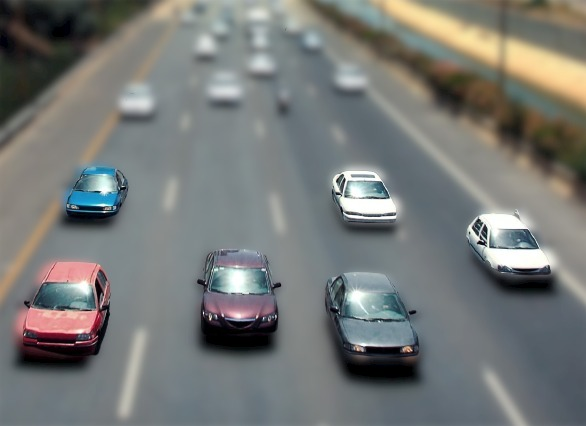
#> input picture test1.jpeg, 586 x 426 px
$ python distance_between.py --image test1.jpeg --width 1.0   (older library calls are emulated)
#> lines starting #> are read from the running program, lines starting #| are printed output that depends on the picture; after the words box and inside, x2 and y2 are one past the last pixel; in counts of white or black regions, pixels touching at a corner belong together

# python distance_between.py --image images/example_03.png --width 3.5

from scipy.spatial import distance as dist
from imutils import perspective
from imutils import contours
import numpy as np
import argparse
import imutils
import cv2

def midpoint(ptA, ptB):
	return ((ptA[0] + ptB[0]) * 0.5, (ptA[1] + ptB[1]) * 0.5)

ap = argparse.ArgumentParser()
ap.add_argument("-i", "--image", required=True,
	help="path to the input image")
ap.add_argument("-w", "--width", type=float, required=True,
	help="width of the left-most object in the image (in metres)")
args = vars(ap.parse_args())
image = cv2.imread(args["image"])
#> image is the input picture: shape (426, 586, 3); mean B, G, R 119, 120.9, 118.4
gray = cv2.cvtColor(image, cv2.COLOR_BGR2GRAY)
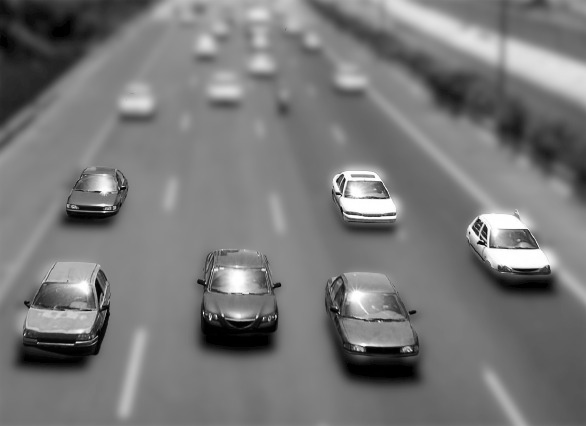
#> gray: shape (426, 586); min 0, max 255, mean 119.9
gray = cv2.GaussianBlur(gray, (7, 7), 0)

edged = cv2.Canny(gray, 50, 100)
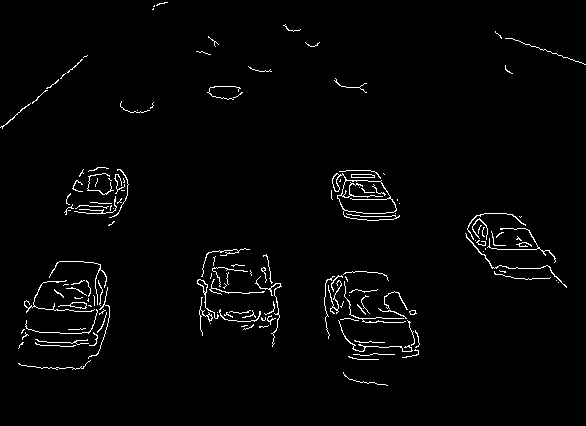
#> edged: shape (426, 586); 2.1% white in thin lines or dots
edged = cv2.dilate(edged, None, iterations=1)
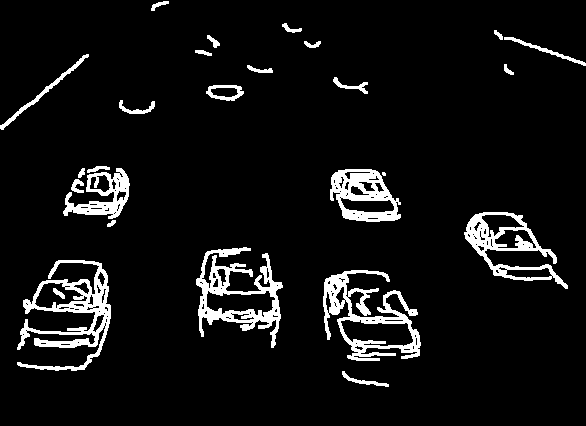
#> edged: shape (426, 586); 7% white; 26 white regions (1 under 20 px), largest, box (x1, y1, x2, y2) and area: (17, 260, 111, 371) 3260, (323, 270, 421, 361) 3110, (196, 247, 283, 348) 2908
edged = cv2.erode(edged, None, iterations=1)
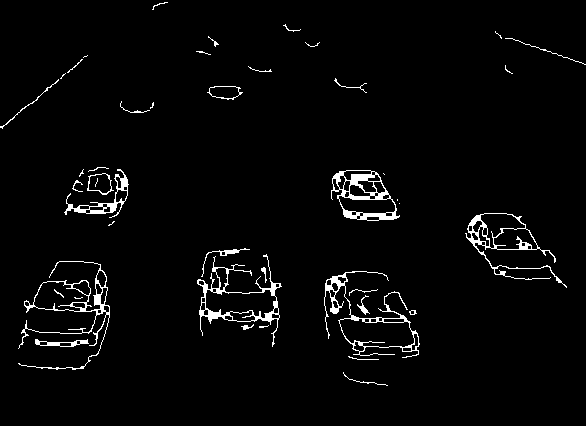
#> edged: shape (426, 586); 2.9% white; 44 white regions (16 under 20 px)

cnts = cv2.findContours(edged.copy(), cv2.RETR_EXTERNAL,
	cv2.CHAIN_APPROX_SIMPLE)
#> cnts = 41 contours, 28 with area under 20; largest, box (x1, y1, x2, y2) and area: (324, 271, 420, 358) 2558, (197, 254, 282, 347) 2528, (331, 170, 400, 221) 2417, (465, 213, 567, 288) 2043, (18, 261, 110, 370) 2006
cnts = cnts[0]

(cnts, _) = contours.sort_contours(cnts)
colors = ((0, 0, 255), (240, 0, 159), (0, 165, 255), (255, 255, 0),
	(255, 0, 255))
refObj = None

for c in cnts:
	if cv2.contourArea(c) < 500 :
		continue

	box = cv2.minAreaRect(c)
	box = cv2.cv.BoxPoints(box) if imutils.is_cv2() else cv2.boxPoints(box)
	box = np.array(box, dtype="int")

	box = perspective.order_points(box)

	cX = np.average(box[:, 0])
	cY = np.average(box[:, 1])

	if refObj is None:
		(tl, tr, br, bl) = box
		(tlblX, tlblY) = midpoint(tl, bl)
		(trbrX, trbrY) = midpoint(tr, br)
		D = dist.euclidean((tlblX, tlblY), (trbrX, trbrY))
		refObj = (box, (cX, cY), D / args["width"])
		continue

	orig = image.copy()
	cv2.drawContours(orig, [box.astype("int")], -1, (0, 255, 0), 2)
	cv2.drawContours(orig, [refObj[0].astype("int")], -1, (0, 255, 0), 2)

	refCoords = np.vstack([refObj[0], refObj[1]])
	objCoords = np.vstack([box, (cX, cY)])

	for ((xA, yA), (xB, yB), color) in zip(refCoords, objCoords, colors):
		cv2.circle(orig, (int(xA), int(yA)), 5, color, -1)
		cv2.circle(orig, (int(xB), int(yB)), 5, color, -1)
		cv2.line(orig, (int(xA), int(yA)), (int(xB), int(yB)),
			color, 2)

		D = dist.euclidean((xA, yA), (xB, yB)) / refObj[2]
		(mX, mY) = midpoint((xA, yA), (xB, yB))
		cv2.putText(orig, "{:.1f}m".format(D), (int(mX), int(mY - 10)),
			cv2.FONT_HERSHEY_SIMPLEX, 0.55, color, 2)

		cv2.imshow("Image", orig)
		cv2.waitKey(0)
#> this loop made 41 passes
#> (cX, cY, tl, tr, br, bl, tlblX, tlblY) on pass 2: (65.25, 314, [30, 253], [115, 264], [101, 375], [15, 364], 22.5, 308.5)
#> (box, cX, cY) on passes 5, 17, 27, 28, 38: ([[57, 199], [120, 167], [139, 203], [75, 235]], 97.75, 201), ([[198, 249], [282, 255], [277, 346], [193, 340]], 237.5, 297.5), ([[324, 271], [419, 271], [419, 357], [324, 357]], 371.5, 314), ([[331, 170], [399, 170], [399, 220], [331, 220]], 365, 195), ([[502, 193], [574, 280], [530, 316], [458, 229]], 516, 254.5)
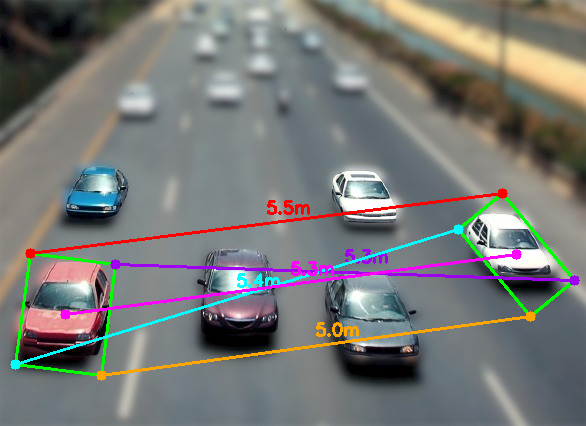
#> orig: shape (426, 586, 3); mean B, G, R 118.6, 120.4, 119.8
#> after the loop, tlblX = 22.5; tlblY = 308.5; trbrX = 108; trbrY = 319.5
